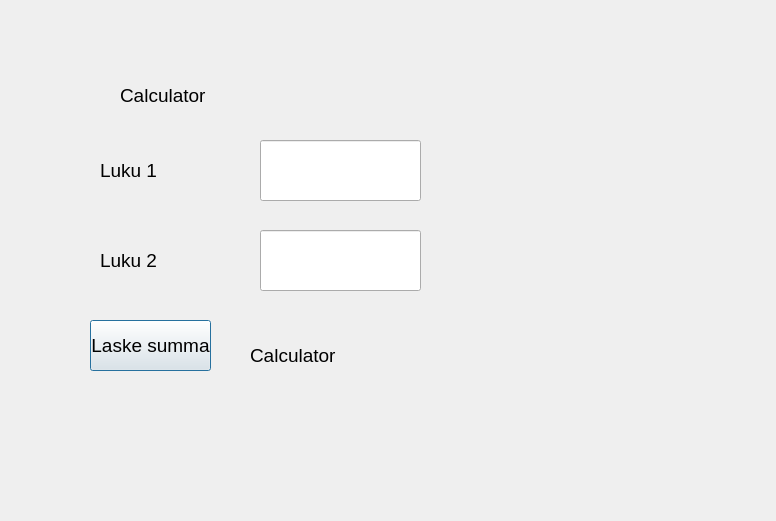
<?xml version="1.0" encoding="UTF-8"?>
<ui version="4.0">
 <class>Calculator</class>
 <widget class="QDialog" name="Calculator">
  <property name="geometry">
   <rect>
    <x>0</x>
    <y>0</y>
    <width>776</width>
    <height>521</height>
   </rect>
  </property>
  <property name="windowTitle">
   <string>Dialog</string>
  </property>
  <widget class="QLabel" name="labelUsername">
   <property name="geometry">
    <rect>
     <x>120</x>
     <y>60</y>
     <width>171</width>
     <height>71</height>
    </rect>
   </property>
   <property name="font">
    <font>
     <pointsize>14</pointsize>
    </font>
   </property>
   <property name="text">
    <string>Calculator</string>
   </property>
  </widget>
  <widget class="QLabel" name="label">
   <property name="geometry">
    <rect>
     <x>100</x>
     <y>140</y>
     <width>141</width>
     <height>61</height>
    </rect>
   </property>
   <property name="font">
    <font>
     <pointsize>14</pointsize>
    </font>
   </property>
   <property name="text">
    <string>Luku 1</string>
   </property>
  </widget>
  <widget class="QLineEdit" name="textNum1">
   <property name="geometry">
    <rect>
     <x>260</x>
     <y>140</y>
     <width>161</width>
     <height>61</height>
    </rect>
   </property>
   <property name="font">
    <font>
     <pointsize>14</pointsize>
    </font>
   </property>
  </widget>
  <widget class="QLineEdit" name="textNum2">
   <property name="geometry">
    <rect>
     <x>260</x>
     <y>230</y>
     <width>161</width>
     <height>61</height>
    </rect>
   </property>
   <property name="font">
    <font>
     <pointsize>14</pointsize>
    </font>
   </property>
  </widget>
  <widget class="QLabel" name="label_2">
   <property name="geometry">
    <rect>
     <x>100</x>
     <y>230</y>
     <width>141</width>
     <height>61</height>
    </rect>
   </property>
   <property name="font">
    <font>
     <pointsize>14</pointsize>
    </font>
   </property>
   <property name="text">
    <string>Luku 2</string>
   </property>
  </widget>
  <widget class="QPushButton" name="btnSum">
   <property name="geometry">
    <rect>
     <x>90</x>
     <y>320</y>
     <width>121</width>
     <height>51</height>
    </rect>
   </property>
   <property name="font">
    <font>
     <pointsize>14</pointsize>
    </font>
   </property>
   <property name="text">
    <string>Laske summa</string>
   </property>
  </widget>
  <widget class="QLabel" name="labelResult">
   <property name="geometry">
    <rect>
     <x>250</x>
     <y>320</y>
     <width>401</width>
     <height>71</height>
    </rect>
   </property>
   <property name="font">
    <font>
     <pointsize>14</pointsize>
    </font>
   </property>
   <property name="text">
    <string>Calculator</string>
   </property>
  </widget>
 </widget>
 <resources/>
 <connections/>
</ui>
